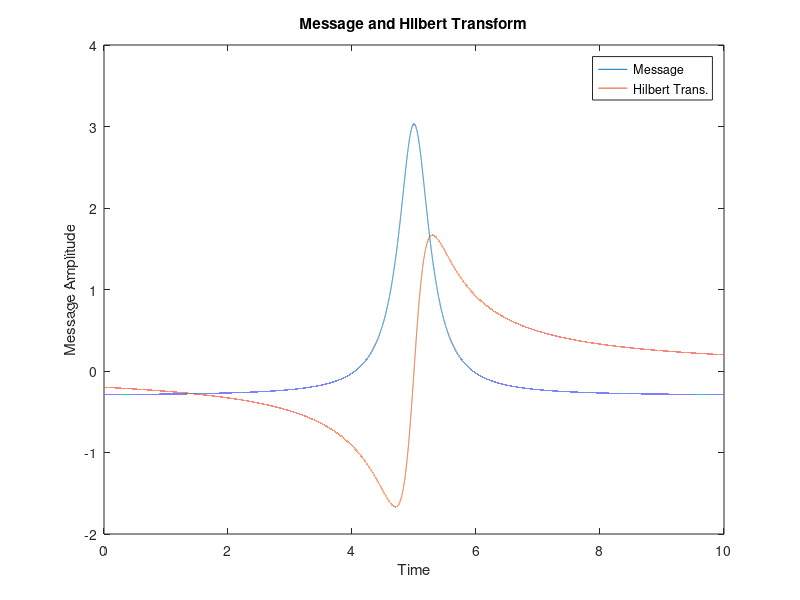
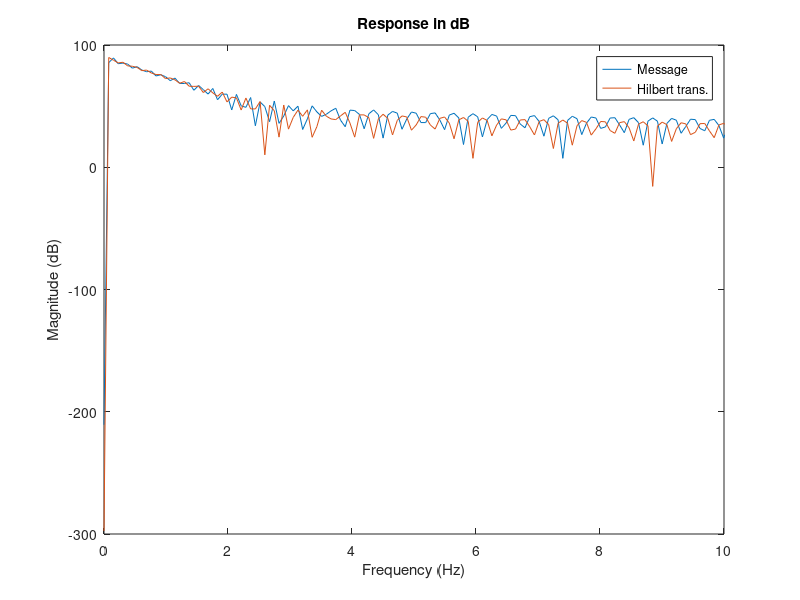
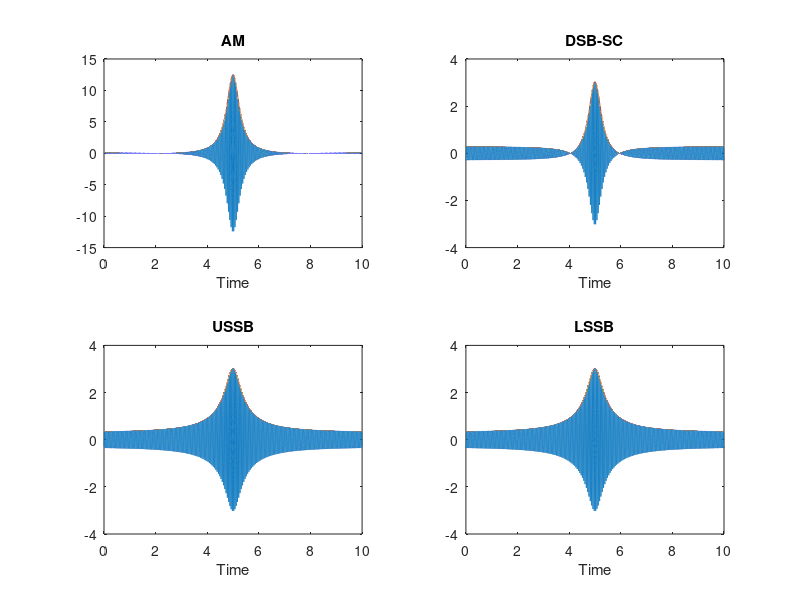
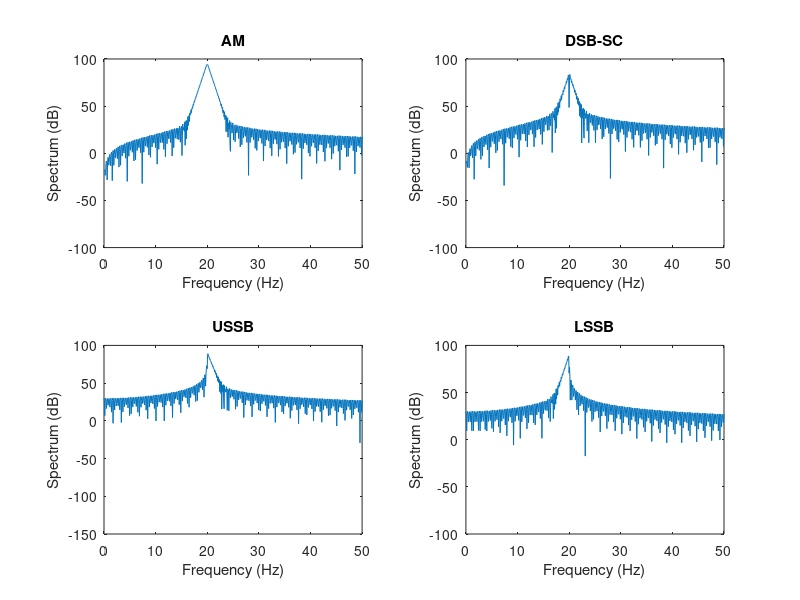

These charts were generated, in order, by the following MATLAB code: (Note: this script raises an error after producing the figures.)
%% ECE300 Assignment 3
% Alexa Jakob
% October 5, 2020

clear; close all; clc

%% 2
% parameters of question
W = 10000; % message bandwidth, Hertz
D = [0.2 1 5]; % dispersion coefficients
A = 2; % peak amplitude

Df = D*W; % frequency derivation
kf = Df/A; % frequency sensitivity
bw_carson = 2*Df + 2*W*ones(1,3); % bandwidth estimated with carson's rule
% betas ~= D
bw_curve = [15 6 3].*Df; % by inspection of curve

%% 3

%% AM
alpha = 0.3;
t0 = 5;
T = 10;
fs = 10000; % sampling rate
N = fs*T + 1;
t = linspace(0,T,N);

m = alpha./(alpha^2+(t-t0).^2);
mhat = m/alpha.*(t-t0);

m0 = m - mean(m); % subtract mean for easier math
maxm0 = max(abs(m0));

% a
fc = 20; % Hz

% baseband signal is m0(t)

% bandpass signals
% envelope = sqrt(i^2 + q^2)
% AM with modulation index 80%
ka = maxm0/0.8;
i_AM = 1+ka*m0;
x_AM = i_AM.*cos(2*pi*fc*t); % assume carrier amplitude 1
env_AM = sqrt(i_AM.^2);

% DSB-SC
x_DSBSC = m0.*cos(2*pi*fc*t);
env_DSBSC = sqrt(m0.^2);

% USSB
x_USSB = m0.*cos(2*pi*fc*t) - mhat.*sin(2*pi*fc*t);
env_USSB = sqrt(m0.^2 + mhat.^2);

% LSSB
i_LSSB = m0;
q_LSSB = -mhat;
x_LSSB = i_LSSB.*cos(2*pi*fc*t) - q_LSSB.*sin(2*pi*fc*t);
env_LSSB = sqrt(i_LSSB.^2 + q_LSSB.^2);

% plot message and hilbert transform
plot(t,m0)
hold on
plot(t,mhat)
xlabel("Time")
ylabel("Message Amplitude")
legend("Message", "Hilbert Trans.")
title("Message and Hilbert Transform")
hold off

% calculate in dB
N0 = 2^17;
M0_f = fft(m0, N0);
abs_M0f = 20*log10(abs(M0_f));
abs_M0f = abs_M0f(1:N0/2+1);

Mhat_f = fft(mhat, N0);
abs_Mhatf = 20*log10(abs(Mhat_f));
abs_Mhatf = abs_Mhatf(1:N0/2+1);

f = fs*(0:(N0/2))/N0;

% plot dB calculations
figure
plot(f,abs_M0f)
hold on
plot(f,abs_Mhatf)
title("Response in dB")
xlabel("Frequency (Hz)")
ylabel("Magnitude (dB)")
legend("Message", "Hilbert trans.","Location","best")
xlim([0 10])

% plot for each format
figure
subplot(2,2,1)
plot(t,x_AM)
hold on
plot(t,env_AM)
title("AM")
xlabel("Time")

subplot(2,2,2)
plot(t,x_DSBSC)
hold on
plot(t,env_DSBSC)
title("DSB-SC")
xlabel("Time")

subplot(2,2,3)
plot(t,x_USSB)
hold on
plot(t,env_USSB)
title("USSB")
xlabel("Time")

subplot(2,2,4)
plot(t,x_LSSB)
hold on
plot(t,env_LSSB)
title("LSSB")
xlabel("Time")

% calculate magnitude spectra for each format
FT_AM = fft(x_AM,N0);
abs_FT_AM = 20*log10(abs(FT_AM));
abs_FT_AM = abs_FT_AM(1:N0/2+1);

FT_DSBSC = fft(x_DSBSC,N0);
abs_FT_DSBSC = 20*log10(abs(FT_DSBSC));
abs_FT_DSBSC = abs_FT_DSBSC(1:N0/2+1);

FT_USSB = fft(x_USSB,N0);
abs_FT_USSB = 20*log10(abs(FT_USSB));
abs_FT_USSB = abs_FT_USSB(1:N0/2+1);

FT_LSSB = fft(x_LSSB,N0);
abs_FT_LSSB = 20*log10(abs(FT_LSSB));
abs_FT_LSSB = abs_FT_LSSB(1:N0/2+1);

% plot magnitude spectra
figure
subplot(2,2,1)
plot(f,abs_FT_AM)
title("AM")
xlabel("Frequency (Hz)")
ylabel("Spectrum (dB)")
xlim([0 50])

subplot(2,2,2)
plot(f,abs_FT_DSBSC)
title("DSB-SC")
xlabel("Frequency (Hz)")
ylabel("Spectrum (dB)")
xlim([0 50])

subplot(2,2,3)
plot(f,abs_FT_USSB)
title("USSB")
xlabel("Frequency (Hz)")
ylabel("Spectrum (dB)")
xlim([0 50])

subplot(2,2,4)
plot(f,abs_FT_LSSB)
title("LSSB")
xlabel("Frequency (Hz)")
ylabel("Spectrum (dB)")
xlim([0 50])

%% FM
kf1 = 1;
kf2 = 10;
Ts = 1/fs;
intm0 = cumsum(Ts*m0);

% Time Domain (fc = 20Hz)
fc = 20;
x_FM_fc1_kf1 = cos(2*pi*fc*t+2*pi*kf1*intm0);
x_FM_fc1_kf2 = cos(2*pi*fc*t+2*pi*kf2*intm0);

% plot FM signals
figure
subplot(2,1,1)
plot(t,x_FM_fc1_kf1)
xlim([4 6])
title('kf = 1')
xlabel("Time (s)")

subplot(2,1,2)
plot(t,x_FM_fc1_kf2)
xlim([4 6])
title('kf = 10')
xlabel("Time (s)")

sgtitle('Time Domain (fc = 20 Hz)')

% Frequency Domain (fc = 1kHz)
fc = 1000;
x_FM_fc2_kf1 = cos(2*pi*fc*t + 2*pi*kf1*intm0);
x_FM_fc2_kf2 = cos(2*pi*fc*t + 2*pi*kf2*intm0);

FT_FM1 = fft(x_FM_fc2_kf1,N0);
abs_FT_FM1 = 20*log10(abs(FT_FM1));
abs_FT_FM1 = abs_FT_FM1(1:N0/2+1);

FT_FM2 = fft(x_FM_fc2_kf2,N0);
abs_FT_FM2 = 20*log10(abs(FT_FM2));
abs_FT_FM2 = abs_FT_FM2(1:N0/2+1);

figure
subplot(2,1,1)
plot(f,abs_FT_FM1)
axis([fc-10, fc+80, 0, 90])
title('kf = 1')
xlabel("Frequency (Hz)")
ylabel("Magnitude (dB)")

subplot(2,1,2)
plot(f,abs_FT_FM2)
axis([fc-10, fc+80, 0, 90])
title('kf = 10')
xlabel("Frequency (Hz)")
ylabel("Magnitude (dB)")

sgtitle("Magnitude Spectrum of FM signals")


% bandwidth analysis
W = 3; % Hz

df1 = kf1*maxm0;
df2 = kf2*maxm0; % frequency deviations

% use Carson's rule
BW1 = 2*df1 + 2*W; % 12.0623
BW2 = 2*df2 + 2*W; % 66.6233

% This makes sense - increasing kf tenfold yields an increase 10/2 =
% 5-fold. It is also reflected on the graphs' bandwidth.

% The FM spectrum is not comprised of spectral lines since m0(t) is not a
% pure tone; however, we can see "bounces" in the spectrum for the length
% of the bandwidth - there are still peaks in the magnitude spectrum, and
% increasing kf increases the number and width of the peaks.